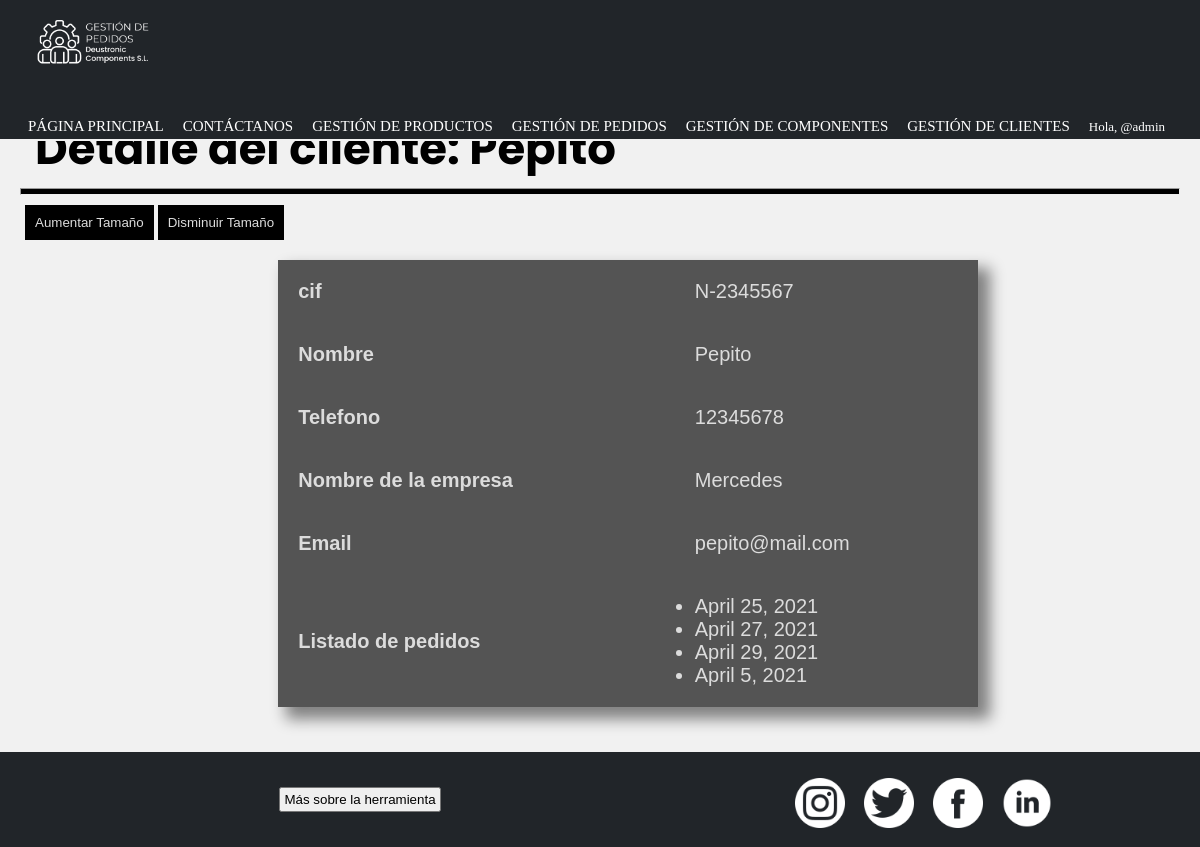
The app's page /gestionDePedidos/detalleCliente/1/ (signed in) with its own data.
### appGestionDePedidos/models.py (models this page shows, shortened)
class Cliente(models.Model):
    cif = models.CharField(max_length=10)
    nombre = models.CharField(max_length=50)
    telefono = models.CharField(max_length=9)
    nombreEmpresa = models.CharField(max_length=50)
    email = models.EmailField(max_length=50)

class Pedido(models.Model):
    fecha = models.DateField()
    precioTotal = models.IntegerField()
    cliente = models.ForeignKey(Cliente, on_delete=models.CASCADE) #para la recacion 1-n con cliente
    productos = models.ManyToManyField(Producto, through = 'Compone')#esto nos crea la tabla intermedia de la n-m invisible de pedido-producto

### appGestionDePedidos/views.py (the view)
# urls.py: path('detalleCliente/<int:pk>/', ClienteDetailView.as_view(), name = 'detalleCliente'),
class ClienteDetailView(PermissionRequiredMixin, DetailView):
        permission_required = 'appGestionDePedidos.view_cliente'
        model = Cliente
        template_name = 'detalleCliente.html'
        context_object_name = 'detalle_cliente'

### appGestionDePedidos/templates/detalleCliente.html (shortened to what this page needs)
{% extends "base.html" %}
{% load static %}
{% block content %}
    <header>
        <h2 class="pagSecundarias">Detalle del cliente: {{detalle_cliente.nombre}}</h2>
        <hr>
    </header>
    <div id="botones">
        <button id="aumentarTamaño">Aumentar Tamaño</button>
        <button id="disminuirTamaño">Disminuir Tamaño</button>
    </div>
    <div class="detalle">
        <table id="texto">
            <tr>
                <th>cif</th>
                <td>{{ detalle_cliente.cif }}</td>
            </tr>
            <tr>
                <th>Nombre</th>
                <td>{{ detalle_cliente.nombre }}</td>
            </tr>
            <tr>
                <th>Telefono</th>
                <td>{{ detalle_cliente.telefono }}</td>
            </tr>
            <tr>
                <th>Nombre de la empresa</th>
                <td>{{ detalle_cliente.nombreEmpresa }}</td>
            </tr>
            <tr>
                <th>Email</th>
                <td>{{ detalle_cliente.email }}</td>
            </tr>
            <tr>
                <th>Listado de pedidos</th>
                <td>
                    {% if detalle_cliente.pedido_set.all %}
                        <ul>
                            {% for pedidos in detalle_cliente.pedido_set.all %}
                                <li>{{pedidos.fecha}}</li>
                            {% endfor %}
                        </ul>
                    {% else %}
                        <h4>No se han asignado pedidos para este cliente</h4>
                        {% if perms.appGestionDePedidos.add_pedido %}
                            <p>Para asignar un pedido haga click <a href="{% url 'anyadirPedido' %}">aquí</a></p>
                        {% endif %}
                    {% endif %}
                </td>
            </tr>
        </table>
    </div>
{% endblock %}

### appGestionDePedidos/templates/base.html (shortened to what this page needs)
<!DOCTYPE html>
{% load static %}
<html lang="es">
<head>
    <link rel="stylesheet" href="{% static 'CSS/style.css' %}?{% now 'U' %}">
</head>
<body>
    <header>
        <div class="nav-fijado">
            <nav class="menu">
                <img src="{% static 'IMG/logo_nav.png' %}" alt="Logo" width="150px">
                <ul>
                    <li><a href="{% url 'pagPrincipal' %}">PÁGINA PRINCIPAL</a></li>
                    <li><a href = "{% url 'contacto' %}">CONTÁCTANOS</a></li>
                    <li><a href="">GESTIÓN DE PRODUCTOS</a>
                    </li>
                    <li><a href="">GESTIÓN DE PEDIDOS</a>
                    </li>
                    <li><a href="">GESTIÓN DE COMPONENTES</a>
                    </li>
                    <li><a href="">GESTIÓN DE CLIENTES</a>
                    </li>
                    {% if user.is_authenticated %}
                        <li>
                            <p id="saludo-usuario">Hola, @{{ user.username }}</p>
                        </li>
                    {% else %}
                        <li>
                            <a href="{% url 'login' %}" title="Iniciar sesión"><img src="{% static 'IMG/iniciar_sesion.png' %}" width="25px" height="25px"></a>
                        </li>
                    {% endif %}
                </ul>
            </nav>
        </div>
    </header>
    <main>
        {% block content %}{% endblock %}
    </main>
    <footer class="pie">
        <div id="saberMas">
            <button id="masInfo">Más sobre la herramienta</button>
        </div>
        <div id="redes">
            <a href="https://www.instagram.com/?hl=es" title="Instagram"><img src="{% static 'IMG/instagram.png' %}" alt="Intagram" width="50px" height="50px"></a>
            <a href="https://twitter.com/?lang=es" title="Twitter"><img src="{% static 'IMG/twitter.png' %}"alt="Twitter" width="50px" height="50px"></a>
            <a href="https://es-es.facebook.com/" title="Facebook"><img src="{% static 'IMG/facebook.png' %}" alt="Facebook" width="50px" height="50px"></a>
            <a href="https://es.linkedin.com/" title="LinkedIn"><img src="{% static 'IMG/linkedin.png' %}" alt="LinkedIn" width="50px" height="50px"></a>
        </div>
    </footer>
</body>
</html>

### appGestionDePedidos/static/CSS/style.css (style rules this page uses)
* { padding: 0; margin: 0; }
.nav-fijado { width: 100%; position: fixed; z-index: 1; border-bottom: 2px solid rgb(241, 241, 241); background-color: rgb(33, 37, 41); }
.menu { margin-left: auto; margin-right: auto; font-family: "calibri"; width: 100%; }
.menu img { float: left; padding-top: 0px; padding-left: 15px; padding-bottom: 0px; }
.menu ul { margin: auto; list-style: none; padding-right: 20px; float: right; }
.menu li { display: inline-block; }
.menu li a { text-decoration: none; color: white; font-size: 15px; padding-top: 30px; padding-right: 15px; transition: color 0.4s; display: table-cell; vertical-align: middle; }
.menu li p { text-decoration: none; color: white; font-size: 15px; padding-top: 35px; padding-right: 15px; display: table-cell; vertical-align: middle; }
.menu #saludo-usuario { font-size: 13px; }
.pie { background-color: rgb(33, 37, 41); min-height: 95px; height: 100%; width: 100%; bottom: 0; clear: right; clear: left; display: flex; align-items: center; }
.pie #redes { margin-left: 60px; }
.pie #saberMas { text-align: center; width: 700px; padding: 10px; font-family: "poppins", Arial, Helvetica, sans-serif; font-size: 15px; color: gainsboro; }
.pie #saberMas button { padding: 3px; }
.pie img { margin-top: 10px; margin-left: 15px; }
body { height: 100%; background-color: rgb(241, 241, 241); }
main { min-height: 521px; height: 100%; padding: 15px; }
main h2 { padding: 20px; font-family: "poppins", Arial, Helvetica, sans-serif; font-size: 45px; color: black; }
.pagSecundarias { padding-top: 100px; }
hr { margin: auto; margin-top: -15px; height: 5px; width: 99%; background-color: black; }
#botones { margin: 10px; }
#botones button { padding: 10px; border: 0px; background-color: black; color: gainsboro; transition: background-color 1s; }
.detalle { padding: 30px; padding-top: 10px; width: 55%; margin: auto; }
.detalle table { border-collapse: collapse; border-spacing: 0; box-shadow: 10px 10px 14px 2px rgba(0,0,0,0.47); font-family: "calibri", Verdana, Geneva, Tahoma, sans-serif; font-size: 20px; color: gainsboro; width: 700px; text-align: left; background-color: rgba(0, 0, 0, 0.65); }
.detalle tr { transition: background-color 1s; }
.detalle th, td { padding: 20px; }

### records on screen
Cliente: nombre "Pepito", cif "N-2345567", telefono "12345678", nombreEmpresa "Mercedes", email "pepito@mail.com"
Pedido: fecha "April 25, 2021"
Pedido: fecha "April 27, 2021"
Pedido: fecha "April 29, 2021"
Pedido: fecha "April 5, 2021"

### other values on screen
{{ user.username }} "admin"
